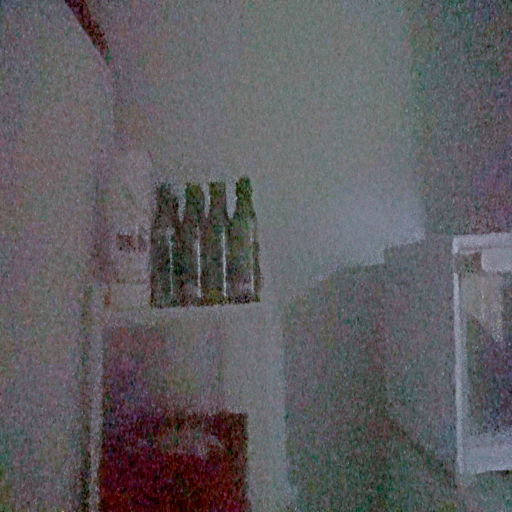
#> input picture demo_audit/auto/101_0__enhanced.png, 512 x 512 px
$ python -i conservative_sweep.py   (imports and definitions only)   (older library calls are emulated)
#> lines starting #> are read from the running program, lines starting #| are printed output that depends on the picture
### enhance.py
r"""用 Zero-DCE 增强自己的照片（可选：马赛克预处理 + 16-bit 输出）。

用法（Windows，命令行）：
    & C:\Users\12983\Documents\repro\.venv\Scripts\python.exe C:\Users\12983\Documents\repro\enhance.py <照片或文件夹> [更多...]

常用选项：
    -o / --out DIR        输出目录（默认：第一张照片旁边的 "enhanced" 文件夹）
    -m / --model NAME     official | sice | edge | lol | 直接给 .pth 路径
                          （默认 sice=论文配方复现；edge=额外加了论文 (4.12) Sobel 边缘损失）
    -c / --compare        额外生成"原图 | 增强"并排对比图
    -j / --jpg            输出 JPEG（默认：输入是 jpg 就存 jpg，其它存 png）
    -s / --scale N        先把长边缩到 N 再处理（默认 0=不缩放）
    --tile                强制分块处理（超大清不了显存时用）

马赛克预处理（默认全关，不写就和以前完全一样）：
    --denoise FLOAT       色度优先降噪强度（0=关；1=推荐；2=很强）
    --deblock FLOAT       JPEG 8x8 去块强度（0=关；1=推荐）
    --prelift FLOAT       增强前暗部轻抬（0=关；0.15=推荐）
    --post FLOAT          增强后保边平滑（0=关；1=推荐）
    --bit16               输出 16-bit PNG（避免再被压回 8-bit）
    --preprocess preset   一键预设：auto（推荐，E10 场景自适应）/ mosaic（旧版 E9）/ light / dark

例：
    python enhance.py D:\照片\夜景.jpg
    python enhance.py D:\照片\全家福 -o D:\增强结果 -c
    python enhance.py "D:\照片\夜景.jpg" -m official
    python enhance.py "D:\照片\夜景.jpg" --preprocess auto -c        # 治马赛克（推荐）
"""
import argparse
import glob
import os
import sys
import time
import warnings

import numpy as np
import cv2
import torch
from PIL import Image, ImageOps

if sys.platform == "win32":          # 让控制台能正常显示中文
    try:
        os.system("chcp 65001 >nul")
        sys.stdout.reconfigure(encoding="utf-8")
        sys.stderr.reconfigure(encoding="utf-8")
    except Exception:                # noqa: BLE001
        pass

ROOT = os.path.dirname(os.path.abspath(__file__))
CODE = os.path.join(ROOT, "Zero-DCE", "Zero-DCE_code")
sys.path.insert(0, CODE)
sys.path.insert(0, os.path.join(ROOT, "scripts"))
warnings.filterwarnings("ignore")

import model  # noqa: E402
import preprocess as pp
import preprocess_v4 as ppv4  # noqa: E402

EXTS = (".jpg", ".jpeg", ".png", ".bmp", ".tif", ".tiff", ".webp")
_FALLBACK_USED = {}


def _w(rel, backup):
    """权重路径：优先用 Zero-DCE_code 下的训练目录；若不存在（例如换机器只 clone 了仓库），
    回退到仓库里随代码一起提交的 weights/ 目录，保证开箱可用。
    注意：发生回退时会记入 _FALLBACK_USED，main() 启动时会打印 [warn]，避免"以为用了 A 权重其实用了 B"。"""
    p = os.path.join(CODE, rel)
    if os.path.exists(p):
        return p
    q = os.path.join(ROOT, "weights", backup)
    if os.path.exists(q):
        _FALLBACK_USED[rel] = backup
        return q
    return p


# [4 lines left out: function warn_fallbacks, not called in this run]


MODELS = {
    "official": _w(os.path.join("snapshots", "Epoch99.pth"), "official_Epoch99.pth"),
    "sice": _w(os.path.join("snapshots_sice", "Epoch50.pth"), "sice_Epoch50.pth"),
    "edge": _w(os.path.join("snapshots_sice_edge", "Epoch49.pth"), "edge_Epoch49.pth"),
    "lol": _w(os.path.join("snapshots_run", "Epoch199.pth"), "sice_Epoch49.pth"),
}
# 预处理预设：--preprocess 一键选
PRESETS = {
    # auto = E10 场景自适应：先估噪声/块效应，再决定要不要降噪/去块/轻抬；
    # 后处理只在暗图上做"只动亮度"的近黑限增益 + 近黑区掩码色度降噪
    "auto": dict(denoise=-1.0, deblock=-1.0, prelift=-1.0, guided=0.0, limit_dark=-1.0,
                 dark_gamma=0.60, dark_smooth=8),
    # mosaic（推荐）：轻度预处理 + 亮度引导色度平滑 + 近黑区限增益（消除彩色大斑块）
    "mosaic": dict(denoise=0.5, deblock=0.5, prelift=0.10, guided=0.5, limit_dark=0.80, dark_gamma=0.55, dark_smooth=8),
    # v4：保守预处理 + A+B 色度去噪（色度噪声判据 + 引导羽化），只动色度不动亮度结构
    "v4": dict(denoise=-1.0, deblock=-1.0, prelift=-1.0, guided=0.0, limit_dark=-1.0,
               dark_gamma=0.55, dark_smooth=8),
    # light（温和）：一般夜景，尽量少动细节
    "light": dict(denoise=0.4, deblock=0.0, prelift=0.06, guided=0.3, limit_dark=0.0, dark_gamma=0.70, dark_smooth=8),
    # dark（极暗）：更猛一点
    "dark": dict(denoise=1.0, deblock=1.0, prelift=0.20, guided=0.8, limit_dark=1.0, dark_gamma=0.50, dark_smooth=10),
    # 兼容旧名字
    "strong": dict(denoise=1.0, deblock=1.0, prelift=0.20, guided=0.8, limit_dark=1.0, dark_gamma=0.50, dark_smooth=10),
}
_net_cache = {}


# [354 lines left out: functions get_net, _run_float, _run, enhance_image, _tiled, collect_inputs and 1 more, not called in this run]


# [2 lines that do not run on import are left out]

### scripts/conservative_sweep.py
"""保守档对比：同一张图，跑 原版基线 / auto 1.0 / auto 0.5 / auto 0.35 / light，
输出「一行多列」的对比长图 + 指标表。

用法：
    python scripts/conservative_sweep.py 图1.png 图2.jpg ... [-o 输出目录]
"""
import argparse
import os
import sys

import cv2
import numpy as np
import torch
from PIL import Image, ImageDraw, ImageFont

ROOT = os.path.dirname(os.path.dirname(os.path.abspath(__file__)))
sys.path.insert(0, ROOT)
sys.path.insert(0, os.path.join(ROOT, "Zero-DCE", "Zero-DCE_code"))
sys.path.insert(0, os.path.join(ROOT, "scripts"))
import preprocess as pp  # noqa: E402
import enhance as EN  # noqa: E402

FONT = ImageFont.truetype(r"C:\Windows\Fonts\msyh.ttc", 22)

VARIANTS = [
    ("原版基线", None),
    ("auto 1.0（现默认）", dict(kind="auto", strength=1.0)),
    ("auto 0.5", dict(kind="auto", strength=0.5)),
    ("auto 0.35", dict(kind="auto", strength=0.35)),
    ("light 轻处理", dict(kind="light")),
]


# [5 lines left out: function chroma_noise, not called in this run]


def luma_std8(rgb):
    g = cv2.cvtColor(rgb, cv2.COLOR_RGB2GRAY).astype(np.float32)
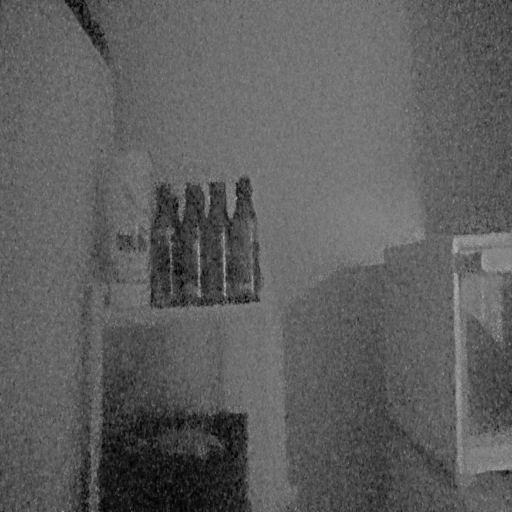
#> g: shape (512, 512) float32; min 0, max 177, mean 94
    m = cv2.blur(g, (8, 8))
    m2 = cv2.blur(g * g, (8, 8))
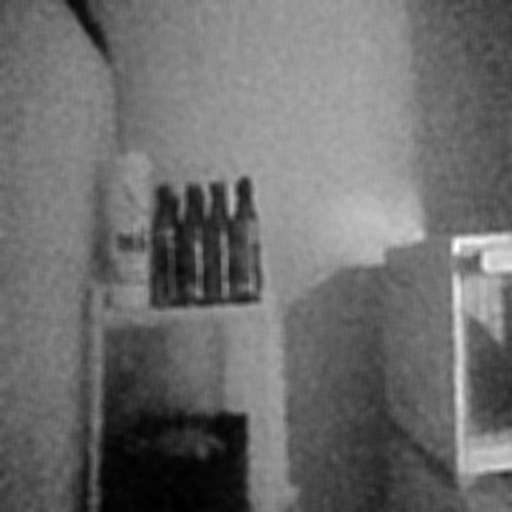
#> m2: shape (512, 512) float32; min 151.3, max 21786.2, mean 9388.3; drawn with min black and max white
    return float(np.mean(np.sqrt(np.maximum(m2 - m * m, 0))))


# [170 lines left out: functions chroma_flat_share, boundary_prominence, run_variant, make_strip, main, not called in this run]


# [2 lines not run here, left out]

>>> import cv2
>>> picture = cv2.cvtColor(cv2.imread('../demo_audit/auto/101_0__enhanced.png'), cv2.COLOR_BGR2RGB)
>>> result = luma_std8(picture)
#> result = 8.04
